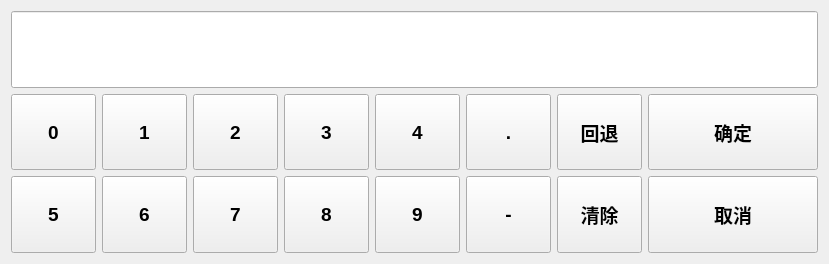
<?xml version="1.0" encoding="UTF-8"?>
<ui version="4.0">
 <class>InputNumericType</class>
 <widget class="QWidget" name="InputNumericType">
  <property name="enabled">
   <bool>true</bool>
  </property>
  <property name="geometry">
   <rect>
    <x>0</x>
    <y>0</y>
    <width>829</width>
    <height>264</height>
   </rect>
  </property>
  <property name="windowTitle">
   <string>数值型</string>
  </property>
  <layout class="QHBoxLayout" name="horizontalLayout">
   <item>
    <layout class="QGridLayout" name="gridLayout" rowstretch="1,1,1" columnstretch="1,1,1,1,1,1,1,2">
     <item row="1" column="3">
      <widget class="QPushButton" name="btn_input_3">
       <property name="sizePolicy">
        <sizepolicy hsizetype="Preferred" vsizetype="Preferred">
         <horstretch>0</horstretch>
         <verstretch>0</verstretch>
        </sizepolicy>
       </property>
       <property name="font">
        <font>
         <family>Arial</family>
         <pointsize>14</pointsize>
         <weight>75</weight>
         <bold>true</bold>
        </font>
       </property>
       <property name="text">
        <string>3</string>
       </property>
      </widget>
     </item>
     <item row="2" column="7">
      <widget class="QPushButton" name="btn_input_cancel">
       <property name="sizePolicy">
        <sizepolicy hsizetype="Preferred" vsizetype="Preferred">
         <horstretch>2</horstretch>
         <verstretch>0</verstretch>
        </sizepolicy>
       </property>
       <property name="font">
        <font>
         <family>Arial</family>
         <pointsize>14</pointsize>
         <weight>75</weight>
         <bold>true</bold>
        </font>
       </property>
       <property name="text">
        <string>取消</string>
       </property>
      </widget>
     </item>
     <item row="2" column="3">
      <widget class="QPushButton" name="btn_input_8">
       <property name="sizePolicy">
        <sizepolicy hsizetype="Preferred" vsizetype="Preferred">
         <horstretch>0</horstretch>
         <verstretch>0</verstretch>
        </sizepolicy>
       </property>
       <property name="font">
        <font>
         <family>Arial</family>
         <pointsize>14</pointsize>
         <weight>75</weight>
         <bold>true</bold>
        </font>
       </property>
       <property name="text">
        <string>8</string>
       </property>
      </widget>
     </item>
     <item row="2" column="5">
      <widget class="QPushButton" name="btn_input_11">
       <property name="sizePolicy">
        <sizepolicy hsizetype="Preferred" vsizetype="Preferred">
         <horstretch>0</horstretch>
         <verstretch>0</verstretch>
        </sizepolicy>
       </property>
       <property name="font">
        <font>
         <family>Arial</family>
         <pointsize>14</pointsize>
         <weight>75</weight>
         <bold>true</bold>
        </font>
       </property>
       <property name="text">
        <string>-</string>
       </property>
      </widget>
     </item>
     <item row="2" column="6">
      <widget class="QPushButton" name="btn_input_clear">
       <property name="sizePolicy">
        <sizepolicy hsizetype="Preferred" vsizetype="Preferred">
         <horstretch>0</horstretch>
         <verstretch>0</verstretch>
        </sizepolicy>
       </property>
       <property name="font">
        <font>
         <family>Arial</family>
         <pointsize>14</pointsize>
         <weight>75</weight>
         <bold>true</bold>
        </font>
       </property>
       <property name="text">
        <string>清除</string>
       </property>
      </widget>
     </item>
     <item row="2" column="2">
      <widget class="QPushButton" name="btn_input_7">
       <property name="sizePolicy">
        <sizepolicy hsizetype="Preferred" vsizetype="Preferred">
         <horstretch>0</horstretch>
         <verstretch>0</verstretch>
        </sizepolicy>
       </property>
       <property name="font">
        <font>
         <family>Arial</family>
         <pointsize>14</pointsize>
         <weight>75</weight>
         <bold>true</bold>
        </font>
       </property>
       <property name="text">
        <string>7</string>
       </property>
      </widget>
     </item>
     <item row="2" column="1">
      <widget class="QPushButton" name="btn_input_6">
       <property name="sizePolicy">
        <sizepolicy hsizetype="Preferred" vsizetype="Preferred">
         <horstretch>0</horstretch>
         <verstretch>0</verstretch>
        </sizepolicy>
       </property>
       <property name="font">
        <font>
         <family>Arial</family>
         <pointsize>14</pointsize>
         <weight>75</weight>
         <bold>true</bold>
        </font>
       </property>
       <property name="text">
        <string>6</string>
       </property>
      </widget>
     </item>
     <item row="0" column="0" colspan="8">
      <widget class="QLineEdit" name="lineEdit_input">
       <property name="sizePolicy">
        <sizepolicy hsizetype="Preferred" vsizetype="Preferred">
         <horstretch>2</horstretch>
         <verstretch>0</verstretch>
        </sizepolicy>
       </property>
       <property name="font">
        <font>
         <family>Arial</family>
         <pointsize>14</pointsize>
        </font>
       </property>
      </widget>
     </item>
     <item row="1" column="0">
      <widget class="QPushButton" name="btn_input_0">
       <property name="sizePolicy">
        <sizepolicy hsizetype="Preferred" vsizetype="Preferred">
         <horstretch>0</horstretch>
         <verstretch>0</verstretch>
        </sizepolicy>
       </property>
       <property name="font">
        <font>
         <family>Arial</family>
         <pointsize>14</pointsize>
         <weight>75</weight>
         <bold>true</bold>
        </font>
       </property>
       <property name="text">
        <string>0</string>
       </property>
      </widget>
     </item>
     <item row="1" column="5">
      <widget class="QPushButton" name="btn_input_10">
       <property name="sizePolicy">
        <sizepolicy hsizetype="Preferred" vsizetype="Preferred">
         <horstretch>0</horstretch>
         <verstretch>0</verstretch>
        </sizepolicy>
       </property>
       <property name="font">
        <font>
         <family>Arial</family>
         <pointsize>14</pointsize>
         <weight>75</weight>
         <bold>true</bold>
        </font>
       </property>
       <property name="text">
        <string>.</string>
       </property>
      </widget>
     </item>
     <item row="1" column="7">
      <widget class="QPushButton" name="btn_input_ok">
       <property name="sizePolicy">
        <sizepolicy hsizetype="Preferred" vsizetype="Preferred">
         <horstretch>2</horstretch>
         <verstretch>0</verstretch>
        </sizepolicy>
       </property>
       <property name="font">
        <font>
         <family>Arial</family>
         <pointsize>14</pointsize>
         <weight>75</weight>
         <bold>true</bold>
        </font>
       </property>
       <property name="text">
        <string>确定</string>
       </property>
      </widget>
     </item>
     <item row="2" column="0">
      <widget class="QPushButton" name="btn_input_5">
       <property name="sizePolicy">
        <sizepolicy hsizetype="Preferred" vsizetype="Preferred">
         <horstretch>0</horstretch>
         <verstretch>0</verstretch>
        </sizepolicy>
       </property>
       <property name="font">
        <font>
         <family>Arial</family>
         <pointsize>14</pointsize>
         <weight>75</weight>
         <bold>true</bold>
        </font>
       </property>
       <property name="text">
        <string>5</string>
       </property>
      </widget>
     </item>
     <item row="1" column="2">
      <widget class="QPushButton" name="btn_input_2">
       <property name="sizePolicy">
        <sizepolicy hsizetype="Preferred" vsizetype="Preferred">
         <horstretch>0</horstretch>
         <verstretch>0</verstretch>
        </sizepolicy>
       </property>
       <property name="font">
        <font>
         <family>Arial</family>
         <pointsize>14</pointsize>
         <weight>75</weight>
         <bold>true</bold>
        </font>
       </property>
       <property name="text">
        <string>2</string>
       </property>
      </widget>
     </item>
     <item row="1" column="4">
      <widget class="QPushButton" name="btn_input_4">
       <property name="sizePolicy">
        <sizepolicy hsizetype="Preferred" vsizetype="Preferred">
         <horstretch>0</horstretch>
         <verstretch>0</verstretch>
        </sizepolicy>
       </property>
       <property name="font">
        <font>
         <family>Arial</family>
         <pointsize>14</pointsize>
         <weight>75</weight>
         <bold>true</bold>
        </font>
       </property>
       <property name="text">
        <string>4</string>
       </property>
      </widget>
     </item>
     <item row="1" column="6">
      <widget class="QPushButton" name="btn_input_back">
       <property name="sizePolicy">
        <sizepolicy hsizetype="Preferred" vsizetype="Preferred">
         <horstretch>0</horstretch>
         <verstretch>0</verstretch>
        </sizepolicy>
       </property>
       <property name="font">
        <font>
         <family>Arial</family>
         <pointsize>14</pointsize>
         <weight>75</weight>
         <bold>true</bold>
        </font>
       </property>
       <property name="text">
        <string>回退</string>
       </property>
      </widget>
     </item>
     <item row="1" column="1">
      <widget class="QPushButton" name="btn_input_1">
       <property name="sizePolicy">
        <sizepolicy hsizetype="Preferred" vsizetype="Preferred">
         <horstretch>0</horstretch>
         <verstretch>0</verstretch>
        </sizepolicy>
       </property>
       <property name="font">
        <font>
         <family>Arial</family>
         <pointsize>14</pointsize>
         <weight>75</weight>
         <bold>true</bold>
        </font>
       </property>
       <property name="text">
        <string>1</string>
       </property>
      </widget>
     </item>
     <item row="2" column="4">
      <widget class="QPushButton" name="btn_input_9">
       <property name="sizePolicy">
        <sizepolicy hsizetype="Preferred" vsizetype="Preferred">
         <horstretch>0</horstretch>
         <verstretch>0</verstretch>
        </sizepolicy>
       </property>
       <property name="font">
        <font>
         <family>Arial</family>
         <pointsize>14</pointsize>
         <weight>75</weight>
         <bold>true</bold>
        </font>
       </property>
       <property name="text">
        <string>9</string>
       </property>
      </widget>
     </item>
    </layout>
   </item>
  </layout>
 </widget>
 <resources/>
 <connections/>
</ui>
